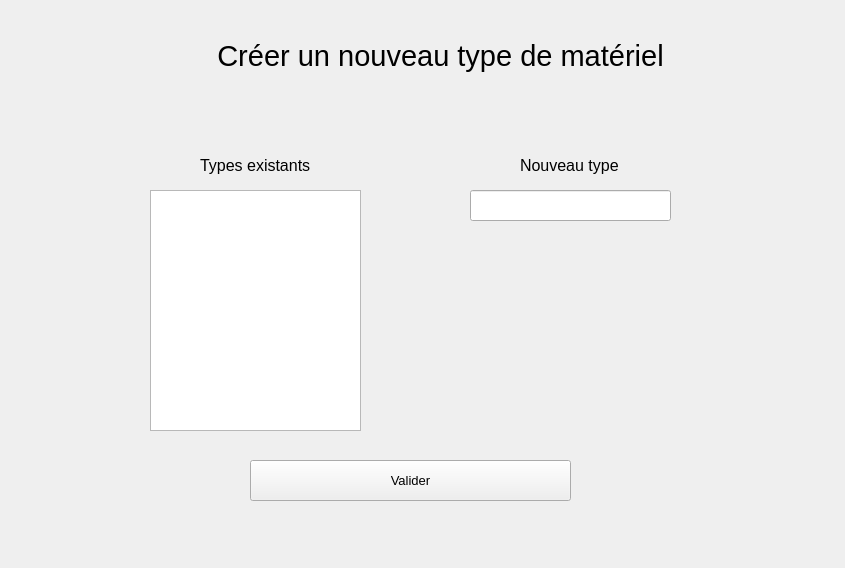
<?xml version="1.0" encoding="UTF-8"?>
<ui version="4.0">
 <class>MainWindow</class>
 <widget class="QMainWindow" name="MainWindow">
  <property name="enabled">
   <bool>true</bool>
  </property>
  <property name="geometry">
   <rect>
    <x>0</x>
    <y>0</y>
    <width>845</width>
    <height>568</height>
   </rect>
  </property>
  <property name="windowTitle">
   <string>HARDIS Matériel</string>
  </property>
  <widget class="QWidget" name="centralwidget">
   <widget class="QLabel" name="Titre">
    <property name="geometry">
     <rect>
      <x>160</x>
      <y>20</y>
      <width>561</width>
      <height>71</height>
     </rect>
    </property>
    <property name="font">
     <font>
      <pointsize>22</pointsize>
     </font>
    </property>
    <property name="frameShape">
     <enum>QFrame::NoFrame</enum>
    </property>
    <property name="frameShadow">
     <enum>QFrame::Plain</enum>
    </property>
    <property name="text">
     <string>Créer un nouveau type de matériel</string>
    </property>
    <property name="textFormat">
     <enum>Qt::AutoText</enum>
    </property>
    <property name="alignment">
     <set>Qt::AlignCenter</set>
    </property>
   </widget>
   <widget class="QPushButton" name="Enregistrer">
    <property name="geometry">
     <rect>
      <x>250</x>
      <y>460</y>
      <width>321</width>
      <height>41</height>
     </rect>
    </property>
    <property name="font">
     <font>
      <pointsize>10</pointsize>
      <italic>false</italic>
     </font>
    </property>
    <property name="cursor">
     <cursorShape>ArrowCursor</cursorShape>
    </property>
    <property name="mouseTracking">
     <bool>false</bool>
    </property>
    <property name="text">
     <string>Valider</string>
    </property>
    <property name="flat">
     <bool>false</bool>
    </property>
   </widget>
   <widget class="QLabel" name="logo">
    <property name="geometry">
     <rect>
      <x>10</x>
      <y>10</y>
      <width>131</width>
      <height>71</height>
     </rect>
    </property>
    <property name="maximumSize">
     <size>
      <width>282</width>
      <height>160</height>
     </size>
    </property>
    <property name="sizeIncrement">
     <size>
      <width>1</width>
      <height>2</height>
     </size>
    </property>
    <property name="text">
     <string/>
    </property>
    <property name="pixmap">
     <pixmap>../../Hardis-Blockchain/images/logo.png</pixmap>
    </property>
    <property name="scaledContents">
     <bool>true</bool>
    </property>
   </widget>
   <widget class="QLabel" name="Nouveau_type">
    <property name="geometry">
     <rect>
      <x>520</x>
      <y>140</y>
      <width>171</width>
      <height>51</height>
     </rect>
    </property>
    <property name="font">
     <font>
      <pointsize>12</pointsize>
     </font>
    </property>
    <property name="text">
     <string>Nouveau type</string>
    </property>
   </widget>
   <widget class="QLineEdit" name="nouveau_type">
    <property name="geometry">
     <rect>
      <x>470</x>
      <y>190</y>
      <width>201</width>
      <height>31</height>
     </rect>
    </property>
   </widget>
   <widget class="QTextBrowser" name="types_affichage">
    <property name="geometry">
     <rect>
      <x>150</x>
      <y>190</y>
      <width>211</width>
      <height>241</height>
     </rect>
    </property>
   </widget>
   <widget class="QLabel" name="Types_existants">
    <property name="geometry">
     <rect>
      <x>200</x>
      <y>140</y>
      <width>171</width>
      <height>51</height>
     </rect>
    </property>
    <property name="font">
     <font>
      <pointsize>12</pointsize>
     </font>
    </property>
    <property name="text">
     <string>Types existants</string>
    </property>
   </widget>
  </widget>
  <action name="actionD_placement_mat_riel">
   <property name="text">
    <string>Déplacement matériel</string>
   </property>
  </action>
  <action name="actionEnregistrer_mat_riel">
   <property name="text">
    <string>Enregistrer matériel</string>
   </property>
  </action>
  <action name="actionConsulter_mat_riel">
   <property name="text">
    <string>Consulter matériel</string>
   </property>
  </action>
  <action name="actionAccueil">
   <property name="text">
    <string>Accueil</string>
   </property>
  </action>
  <action name="actionQuitter">
   <property name="text">
    <string>Quitter</string>
   </property>
  </action>
  <action name="actionParam_tres">
   <property name="text">
    <string>Paramètres </string>
   </property>
  </action>
 </widget>
 <resources/>
 <connections/>
</ui>
